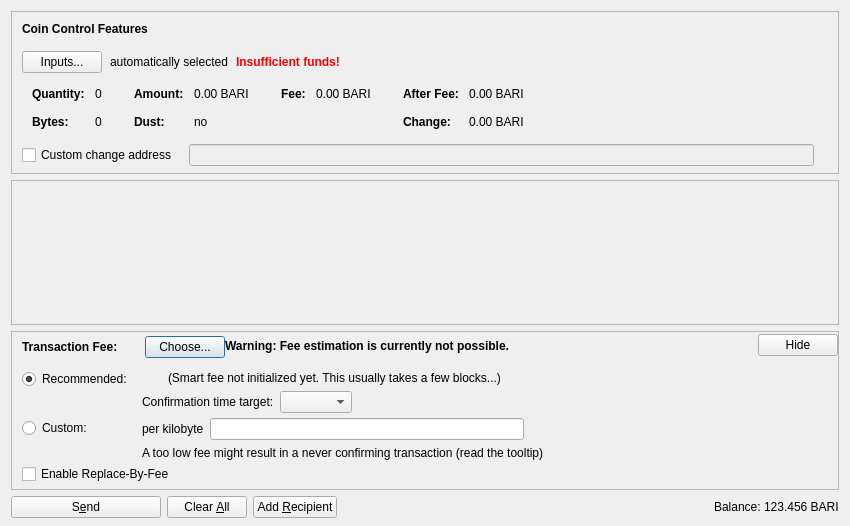
<?xml version="1.0" encoding="UTF-8"?>
<ui version="4.0">
 <class>SendCoinsDialog</class>
 <widget class="QDialog" name="SendCoinsDialog">
  <property name="geometry">
   <rect>
    <x>0</x>
    <y>0</y>
    <width>850</width>
    <height>526</height>
   </rect>
  </property>
  <property name="windowTitle">
   <string>Send Coins</string>
  </property>
  <layout class="QVBoxLayout" name="verticalLayout" stretch="0,1,0,0">
   <property name="bottomMargin">
    <number>8</number>
   </property>
   <item>
    <widget class="QFrame" name="frameCoinControl">
     <property name="sizePolicy">
      <sizepolicy hsizetype="Expanding" vsizetype="Expanding">
       <horstretch>0</horstretch>
       <verstretch>0</verstretch>
      </sizepolicy>
     </property>
     <property name="maximumSize">
      <size>
       <width>16777215</width>
       <height>16777215</height>
      </size>
     </property>
     <property name="frameShape">
      <enum>QFrame::StyledPanel</enum>
     </property>
     <property name="frameShadow">
      <enum>QFrame::Sunken</enum>
     </property>
     <layout class="QVBoxLayout" name="verticalLayoutCoinControl2">
      <property name="spacing">
       <number>0</number>
      </property>
      <property name="leftMargin">
       <number>0</number>
      </property>
      <property name="topMargin">
       <number>0</number>
      </property>
      <property name="rightMargin">
       <number>0</number>
      </property>
      <property name="bottomMargin">
       <number>6</number>
      </property>
      <item>
       <layout class="QVBoxLayout" name="verticalLayoutCoinControl" stretch="0,0,0,0,1">
        <property name="spacing">
         <number>0</number>
        </property>
        <property name="leftMargin">
         <number>10</number>
        </property>
        <property name="topMargin">
         <number>10</number>
        </property>
        <item>
         <layout class="QHBoxLayout" name="horizontalLayoutCoinControl1">
          <property name="bottomMargin">
           <number>15</number>
          </property>
          <item>
           <widget class="QLabel" name="labelCoinControlFeatures">
            <property name="sizePolicy">
             <sizepolicy hsizetype="Preferred" vsizetype="Maximum">
              <horstretch>0</horstretch>
              <verstretch>0</verstretch>
             </sizepolicy>
            </property>
            <property name="font">
             <font>
              <weight>75</weight>
              <bold>true</bold>
             </font>
            </property>
            <property name="styleSheet">
             <string notr="true">font-weight:bold;</string>
            </property>
            <property name="text">
             <string>Coin Control Features</string>
            </property>
           </widget>
          </item>
         </layout>
        </item>
        <item>
         <layout class="QHBoxLayout" name="horizontalLayoutCoinControl2" stretch="0,0,0,0">
          <property name="spacing">
           <number>8</number>
          </property>
          <property name="bottomMargin">
           <number>10</number>
          </property>
          <item>
           <widget class="QPushButton" name="pushButtonCoinControl">
            <property name="styleSheet">
             <string notr="true"/>
            </property>
            <property name="text">
             <string>Inputs...</string>
            </property>
            <property name="autoDefault">
             <bool>false</bool>
            </property>
           </widget>
          </item>
          <item>
           <widget class="QLabel" name="labelCoinControlAutomaticallySelected">
            <property name="text">
             <string>automatically selected</string>
            </property>
            <property name="margin">
             <number>5</number>
            </property>
           </widget>
          </item>
          <item>
           <widget class="QLabel" name="labelCoinControlInsuffFunds">
            <property name="font">
             <font>
              <weight>75</weight>
              <bold>true</bold>
             </font>
            </property>
            <property name="styleSheet">
             <string notr="true">color:red;font-weight:bold;</string>
            </property>
            <property name="text">
             <string>Insufficient funds!</string>
            </property>
            <property name="margin">
             <number>5</number>
            </property>
           </widget>
          </item>
          <item>
           <spacer name="horizontalSpacerCoinControl">
            <property name="orientation">
             <enum>Qt::Horizontal</enum>
            </property>
            <property name="sizeHint" stdset="0">
             <size>
              <width>40</width>
              <height>1</height>
             </size>
            </property>
           </spacer>
          </item>
         </layout>
        </item>
        <item>
         <widget class="QWidget" name="widgetCoinControl" native="true">
          <property name="sizePolicy">
           <sizepolicy hsizetype="Preferred" vsizetype="Preferred">
            <horstretch>0</horstretch>
            <verstretch>0</verstretch>
           </sizepolicy>
          </property>
          <property name="minimumSize">
           <size>
            <width>0</width>
            <height>0</height>
           </size>
          </property>
          <property name="styleSheet">
           <string notr="true"/>
          </property>
          <layout class="QHBoxLayout" name="horizontalLayoutCoinControl5">
           <property name="leftMargin">
            <number>0</number>
           </property>
           <property name="topMargin">
            <number>0</number>
           </property>
           <property name="rightMargin">
            <number>0</number>
           </property>
           <property name="bottomMargin">
            <number>0</number>
           </property>
           <item>
            <layout class="QHBoxLayout" name="horizontalLayoutCoinControl3" stretch="0,0,0,1">
             <property name="spacing">
              <number>20</number>
             </property>
             <property name="topMargin">
              <number>0</number>
             </property>
             <property name="bottomMargin">
              <number>10</number>
             </property>
             <item>
              <layout class="QFormLayout" name="formLayoutCoinControl1">
               <property name="horizontalSpacing">
                <number>10</number>
               </property>
               <property name="verticalSpacing">
                <number>14</number>
               </property>
               <property name="leftMargin">
                <number>10</number>
               </property>
               <property name="topMargin">
                <number>4</number>
               </property>
               <property name="rightMargin">
                <number>6</number>
               </property>
               <item row="0" column="0">
                <widget class="QLabel" name="labelCoinControlQuantityText">
                 <property name="font">
                  <font>
                   <weight>75</weight>
                   <bold>true</bold>
                  </font>
                 </property>
                 <property name="text">
                  <string>Quantity:</string>
                 </property>
                 <property name="margin">
                  <number>0</number>
                 </property>
                </widget>
               </item>
               <item row="0" column="1">
                <widget class="QLabel" name="labelCoinControlQuantity">
                 <property name="cursor">
                  <cursorShape>IBeamCursor</cursorShape>
                 </property>
                 <property name="contextMenuPolicy">
                  <enum>Qt::ActionsContextMenu</enum>
                 </property>
                 <property name="text">
                  <string notr="true">0</string>
                 </property>
                 <property name="margin">
                  <number>0</number>
                 </property>
                 <property name="textInteractionFlags">
                  <set>Qt::LinksAccessibleByMouse|Qt::TextSelectableByKeyboard|Qt::TextSelectableByMouse</set>
                 </property>
                </widget>
               </item>
               <item row="1" column="0">
                <widget class="QLabel" name="labelCoinControlBytesText">
                 <property name="font">
                  <font>
                   <weight>75</weight>
                   <bold>true</bold>
                  </font>
                 </property>
                 <property name="text">
                  <string>Bytes:</string>
                 </property>
                </widget>
               </item>
               <item row="1" column="1">
                <widget class="QLabel" name="labelCoinControlBytes">
                 <property name="cursor">
                  <cursorShape>IBeamCursor</cursorShape>
                 </property>
                 <property name="contextMenuPolicy">
                  <enum>Qt::ActionsContextMenu</enum>
                 </property>
                 <property name="text">
                  <string notr="true">0</string>
                 </property>
                 <property name="textInteractionFlags">
                  <set>Qt::LinksAccessibleByMouse|Qt::TextSelectableByKeyboard|Qt::TextSelectableByMouse</set>
                 </property>
                </widget>
               </item>
              </layout>
             </item>
             <item>
              <layout class="QFormLayout" name="formLayoutCoinControl2">
               <property name="horizontalSpacing">
                <number>10</number>
               </property>
               <property name="verticalSpacing">
                <number>14</number>
               </property>
               <property name="leftMargin">
                <number>6</number>
               </property>
               <property name="topMargin">
                <number>4</number>
               </property>
               <property name="rightMargin">
                <number>6</number>
               </property>
               <item row="0" column="0">
                <widget class="QLabel" name="labelCoinControlAmountText">
                 <property name="font">
                  <font>
                   <weight>75</weight>
                   <bold>true</bold>
                  </font>
                 </property>
                 <property name="text">
                  <string>Amount:</string>
                 </property>
                 <property name="margin">
                  <number>0</number>
                 </property>
                </widget>
               </item>
               <item row="0" column="1">
                <widget class="QLabel" name="labelCoinControlAmount">
                 <property name="cursor">
                  <cursorShape>IBeamCursor</cursorShape>
                 </property>
                 <property name="contextMenuPolicy">
                  <enum>Qt::ActionsContextMenu</enum>
                 </property>
                 <property name="text">
                  <string notr="true">0.00 BARI</string>
                 </property>
                 <property name="textInteractionFlags">
                  <set>Qt::LinksAccessibleByMouse|Qt::TextSelectableByKeyboard|Qt::TextSelectableByMouse</set>
                 </property>
                </widget>
               </item>
               <item row="1" column="0">
                <widget class="QLabel" name="labelCoinControlLowOutputText">
                 <property name="font">
                  <font>
                   <weight>75</weight>
                   <bold>true</bold>
                  </font>
                 </property>
                 <property name="text">
                  <string>Dust:</string>
                 </property>
                </widget>
               </item>
               <item row="1" column="1">
                <widget class="QLabel" name="labelCoinControlLowOutput">
                 <property name="cursor">
                  <cursorShape>IBeamCursor</cursorShape>
                 </property>
                 <property name="contextMenuPolicy">
                  <enum>Qt::ActionsContextMenu</enum>
                 </property>
                 <property name="text">
                  <string notr="true">no</string>
                 </property>
                 <property name="textInteractionFlags">
                  <set>Qt::LinksAccessibleByMouse|Qt::TextSelectableByKeyboard|Qt::TextSelectableByMouse</set>
                 </property>
                </widget>
               </item>
              </layout>
             </item>
             <item>
              <layout class="QFormLayout" name="formLayoutCoinControl3">
               <property name="horizontalSpacing">
                <number>10</number>
               </property>
               <property name="verticalSpacing">
                <number>14</number>
               </property>
               <property name="leftMargin">
                <number>6</number>
               </property>
               <property name="topMargin">
                <number>4</number>
               </property>
               <property name="rightMargin">
                <number>6</number>
               </property>
               <item row="0" column="0">
                <widget class="QLabel" name="labelCoinControlFeeText">
                 <property name="font">
                  <font>
                   <weight>75</weight>
                   <bold>true</bold>
                  </font>
                 </property>
                 <property name="text">
                  <string>Fee:</string>
                 </property>
                 <property name="margin">
                  <number>0</number>
                 </property>
                </widget>
               </item>
               <item row="0" column="1">
                <widget class="QLabel" name="labelCoinControlFee">
                 <property name="cursor">
                  <cursorShape>IBeamCursor</cursorShape>
                 </property>
                 <property name="contextMenuPolicy">
                  <enum>Qt::ActionsContextMenu</enum>
                 </property>
                 <property name="text">
                  <string notr="true">0.00 BARI</string>
                 </property>
                 <property name="textInteractionFlags">
                  <set>Qt::LinksAccessibleByMouse|Qt::TextSelectableByKeyboard|Qt::TextSelectableByMouse</set>
                 </property>
                </widget>
               </item>
              </layout>
             </item>
             <item>
              <layout class="QFormLayout" name="formLayoutCoinControl4">
               <property name="horizontalSpacing">
                <number>10</number>
               </property>
               <property name="verticalSpacing">
                <number>14</number>
               </property>
               <property name="leftMargin">
                <number>6</number>
               </property>
               <property name="topMargin">
                <number>4</number>
               </property>
               <property name="rightMargin">
                <number>6</number>
               </property>
               <item row="0" column="0">
                <widget class="QLabel" name="labelCoinControlAfterFeeText">
                 <property name="font">
                  <font>
                   <weight>75</weight>
                   <bold>true</bold>
                  </font>
                 </property>
                 <property name="text">
                  <string>After Fee:</string>
                 </property>
                 <property name="margin">
                  <number>0</number>
                 </property>
                </widget>
               </item>
               <item row="0" column="1">
                <widget class="QLabel" name="labelCoinControlAfterFee">
                 <property name="cursor">
                  <cursorShape>IBeamCursor</cursorShape>
                 </property>
                 <property name="contextMenuPolicy">
                  <enum>Qt::ActionsContextMenu</enum>
                 </property>
                 <property name="text">
                  <string notr="true">0.00 BARI</string>
                 </property>
                 <property name="textInteractionFlags">
                  <set>Qt::LinksAccessibleByMouse|Qt::TextSelectableByKeyboard|Qt::TextSelectableByMouse</set>
                 </property>
                </widget>
               </item>
               <item row="1" column="0">
                <widget class="QLabel" name="labelCoinControlChangeText">
                 <property name="font">
                  <font>
                   <weight>75</weight>
                   <bold>true</bold>
                  </font>
                 </property>
                 <property name="text">
                  <string>Change:</string>
                 </property>
                </widget>
               </item>
               <item row="1" column="1">
                <widget class="QLabel" name="labelCoinControlChange">
                 <property name="cursor">
                  <cursorShape>IBeamCursor</cursorShape>
                 </property>
                 <property name="contextMenuPolicy">
                  <enum>Qt::ActionsContextMenu</enum>
                 </property>
                 <property name="text">
                  <string notr="true">0.00 BARI</string>
                 </property>
                 <property name="textInteractionFlags">
                  <set>Qt::LinksAccessibleByMouse|Qt::TextSelectableByKeyboard|Qt::TextSelectableByMouse</set>
                 </property>
                </widget>
               </item>
              </layout>
             </item>
            </layout>
           </item>
          </layout>
         </widget>
        </item>
        <item>
         <layout class="QHBoxLayout" name="horizontalLayoutCoinControl4" stretch="0,0,0">
          <property name="spacing">
           <number>12</number>
          </property>
          <property name="sizeConstraint">
           <enum>QLayout::SetDefaultConstraint</enum>
          </property>
          <property name="topMargin">
           <number>5</number>
          </property>
          <property name="rightMargin">
           <number>5</number>
          </property>
          <item>
           <widget class="QCheckBox" name="checkBoxCoinControlChange">
            <property name="toolTip">
             <string>If this is activated, but the change address is empty or invalid, change will be sent to a newly generated address.</string>
            </property>
            <property name="text">
             <string>Custom change address</string>
            </property>
           </widget>
          </item>
          <item>
           <widget class="QValidatedLineEdit" name="lineEditCoinControlChange">
            <property name="enabled">
             <bool>false</bool>
            </property>
            <property name="sizePolicy">
             <sizepolicy hsizetype="Expanding" vsizetype="Fixed">
              <horstretch>0</horstretch>
              <verstretch>0</verstretch>
             </sizepolicy>
            </property>
           </widget>
          </item>
          <item>
           <widget class="QLabel" name="labelCoinControlChangeLabel">
            <property name="sizePolicy">
             <sizepolicy hsizetype="Preferred" vsizetype="Expanding">
              <horstretch>0</horstretch>
              <verstretch>0</verstretch>
             </sizepolicy>
            </property>
            <property name="minimumSize">
             <size>
              <width>0</width>
              <height>0</height>
             </size>
            </property>
            <property name="text">
             <string/>
            </property>
            <property name="margin">
             <number>3</number>
            </property>
           </widget>
          </item>
         </layout>
        </item>
        <item>
         <spacer name="verticalSpacerCoinControl">
          <property name="orientation">
           <enum>Qt::Vertical</enum>
          </property>
          <property name="sizeHint" stdset="0">
           <size>
            <width>800</width>
            <height>1</height>
           </size>
          </property>
         </spacer>
        </item>
       </layout>
      </item>
     </layout>
    </widget>
   </item>
   <item>
    <widget class="QScrollArea" name="scrollArea">
     <property name="widgetResizable">
      <bool>true</bool>
     </property>
     <widget class="QWidget" name="scrollAreaWidgetContents">
      <property name="geometry">
       <rect>
        <x>0</x>
        <y>0</y>
        <width>830</width>
        <height>104</height>
       </rect>
      </property>
      <layout class="QVBoxLayout" name="verticalLayout_2" stretch="0,1">
       <property name="leftMargin">
        <number>0</number>
       </property>
       <property name="topMargin">
        <number>0</number>
       </property>
       <property name="rightMargin">
        <number>0</number>
       </property>
       <property name="bottomMargin">
        <number>0</number>
       </property>
       <item>
        <layout class="QVBoxLayout" name="entries">
         <property name="spacing">
          <number>6</number>
         </property>
        </layout>
       </item>
       <item>
        <spacer name="verticalSpacer">
         <property name="orientation">
          <enum>Qt::Vertical</enum>
         </property>
         <property name="sizeHint" stdset="0">
          <size>
           <width>20</width>
           <height>40</height>
          </size>
         </property>
        </spacer>
       </item>
      </layout>
     </widget>
    </widget>
   </item>
   <item>
    <widget class="QFrame" name="frameFee">
     <property name="sizePolicy">
      <sizepolicy hsizetype="Expanding" vsizetype="Expanding">
       <horstretch>0</horstretch>
       <verstretch>0</verstretch>
      </sizepolicy>
     </property>
     <property name="maximumSize">
      <size>
       <width>16777215</width>
       <height>16777215</height>
      </size>
     </property>
     <property name="frameShape">
      <enum>QFrame::StyledPanel</enum>
     </property>
     <property name="frameShadow">
      <enum>QFrame::Sunken</enum>
     </property>
     <layout class="QVBoxLayout" name="verticalLayoutFee1">
      <property name="spacing">
       <number>0</number>
      </property>
      <property name="leftMargin">
       <number>0</number>
      </property>
      <property name="topMargin">
       <number>0</number>
      </property>
      <property name="rightMargin">
       <number>0</number>
      </property>
      <property name="bottomMargin">
       <number>0</number>
      </property>
      <item>
       <layout class="QVBoxLayout" name="verticalLayoutFee2" stretch="0,0,0">
        <property name="spacing">
         <number>0</number>
        </property>
        <property name="leftMargin">
         <number>10</number>
        </property>
        <property name="topMargin">
         <number>0</number>
        </property>
        <item>
         <layout class="QHBoxLayout" name="horizontalLayoutFee1">
          <property name="bottomMargin">
           <number>0</number>
          </property>
          <item>
           <layout class="QVBoxLayout" name="verticalLayoutFee7">
            <property name="spacing">
             <number>0</number>
            </property>
            <item>
             <spacer name="verticalSpacerSmartFee">
              <property name="orientation">
               <enum>Qt::Vertical</enum>
              </property>
              <property name="sizeType">
               <enum>QSizePolicy::Fixed</enum>
              </property>
              <property name="sizeHint" stdset="0">
               <size>
                <width>1</width>
                <height>4</height>
               </size>
              </property>
             </spacer>
            </item>
            <item>
             <layout class="QHBoxLayout" name="horizontalLayoutSmartFee">
              <property name="spacing">
               <number>10</number>
              </property>
              <item>
               <widget class="QLabel" name="labelFeeHeadline">
                <property name="sizePolicy">
                 <sizepolicy hsizetype="Preferred" vsizetype="Maximum">
                  <horstretch>0</horstretch>
                  <verstretch>0</verstretch>
                 </sizepolicy>
                </property>
                <property name="font">
                 <font>
                  <weight>75</weight>
                  <bold>true</bold>
                 </font>
                </property>
                <property name="styleSheet">
                 <string notr="true">font-weight:bold;</string>
                </property>
                <property name="text">
                 <string>Transaction Fee:</string>
                </property>
               </widget>
              </item>
              <item>
               <widget class="QLabel" name="labelFeeMinimized">
                <property name="text">
                 <string/>
                </property>
               </widget>
              </item>
              <item>
               <widget class="QPushButton" name="buttonChooseFee">
                <property name="text">
                 <string>Choose...</string>
                </property>
               </widget>
              </item>
             </layout>
            </item>
            <item>
             <spacer name="verticalSpacer_5">
              <property name="orientation">
               <enum>Qt::Vertical</enum>
              </property>
              <property name="sizeHint" stdset="0">
               <size>
                <width>1</width>
                <height>1</height>
               </size>
              </property>
             </spacer>
            </item>
           </layout>
          </item>
          <item>
           <widget class="QLabel" name="fallbackFeeWarningLabel">
            <property name="toolTip">
             <string>Using the fallbackfee can result in sending a transaction that will take several hours or days (or never) to confirm. Consider choosing your fee manually or wait until you have validated the complete chain.</string>
            </property>
            <property name="font">
            <font>
                <weight>75</weight>
                <bold>true</bold>
            </font>
            </property>
            <property name="text">
             <string>Warning: Fee estimation is currently not possible.</string>
            </property>
            <property name="wordWrap">
             <bool>false</bool>
            </property>
           </widget>
          </item>
          <item>
           <spacer name="horizontalSpacer_4">
            <property name="orientation">
             <enum>Qt::Horizontal</enum>
            </property>
            <property name="sizeType">
             <enum>QSizePolicy::MinimumExpanding</enum>
            </property>
            <property name="sizeHint" stdset="0">
             <size>
              <width>40</width>
              <height>20</height>
             </size>
            </property>
           </spacer>
          </item>
          <item>
           <widget class="QPushButton" name="buttonMinimizeFee">
            <property name="toolTip">
             <string>Hide transaction fee settings</string>
            </property>
            <property name="text">
             <string>Hide</string>
            </property>
           </widget>
          </item>
         </layout>
        </item>
        <item>
         <widget class="QFrame" name="frameFeeSelection">
          <layout class="QVBoxLayout" name="verticalLayoutFee12">
           <property name="spacing">
            <number>0</number>
           </property>
           <property name="leftMargin">
            <number>0</number>
           </property>
           <property name="topMargin">
            <number>0</number>
           </property>
           <property name="rightMargin">
            <number>0</number>
           </property>
           <property name="bottomMargin">
            <number>0</number>
           </property>
           <item>
            <layout class="QGridLayout" name="gridLayoutFee">
             <property name="topMargin">
              <number>10</number>
             </property>
             <property name="bottomMargin">
              <number>4</number>
             </property>
             <property name="horizontalSpacing">
              <number>10</number>
             </property>
             <property name="verticalSpacing">
              <number>4</number>
             </property>
             <item row="1" column="1">
              <layout class="QVBoxLayout" name="verticalLayoutFee8">
               <property name="spacing">
                <number>6</number>
               </property>
               <item>
                <layout class="QHBoxLayout" name="horizontalLayoutFee13">
                 <item>
                  <widget class="QLabel" name="labelCustomPerKilobyte">
                   <property name="toolTip">
                    <string>Specify a custom fee per kB (1,000 bytes) of the transaction's virtual size.

Note:  Since the fee is calculated on a per-byte basis, a fee of "100 satoshis per kB" for a transaction size of 500 bytes (half of 1 kB) would ultimately yield a fee of only 50 satoshis.</string>
                   </property>
                   <property name="text">
                    <string>per kilobyte</string>
                   </property>
                  </widget>
                 </item>
                 <item>
                  <widget class="BaricoinAmountField" name="customFee"/>
                 </item>
                 <item>
                  <spacer name="horizontalSpacer_6">
                   <property name="orientation">
                    <enum>Qt::Horizontal</enum>
                   </property>
                   <property name="sizeHint" stdset="0">
                    <size>
                     <width>1</width>
                     <height>1</height>
                    </size>
                   </property>
                  </spacer>
                 </item>
                </layout>
               </item>
               <item>
                <layout class="QHBoxLayout" name="horizontalLayoutFee8">
                 <item>
                  <widget class="QLabel" name="labelCustomFeeWarning">
                   <property name="enabled">
                    <bool>true</bool>
                   </property>
                   <property name="toolTip">
                    <string>When there is less transaction volume than space in the blocks, miners as well as relaying nodes may enforce a minimum fee. Paying only this minimum fee is just fine, but be aware that this can result in a never confirming transaction once there is more demand for baricoin transactions than the network can process.</string>
                   </property>
                   <property name="text">
                    <string>A too low fee might result in a never confirming transaction (read the tooltip)</string>
                   </property>
                  </widget>
                 </item>
                 <item>
                  <spacer name="horizontalSpacer_2">
                   <property name="orientation">
                    <enum>Qt::Horizontal</enum>
                   </property>
                   <property name="sizeHint" stdset="0">
                    <size>
                     <width>1</width>
                     <height>1</height>
                    </size>
                   </property>
                  </spacer>
                 </item>
                </layout>
               </item>
              </layout>
             </item>
             <item row="0" column="0">
              <layout class="QVBoxLayout" name="verticalLayoutFee4" stretch="0,1">
               <item>
                <widget class="QRadioButton" name="radioSmartFee">
                 <property name="text">
                  <string>Recommended:</string>
                 </property>
                 <property name="checked">
                  <bool>true</bool>
                 </property>
                 <attribute name="buttonGroup">
                  <string notr="true">groupFee</string>
                 </attribute>
                </widget>
               </item>
               <item>
                <spacer name="verticalSpacer_2">
                 <property name="orientation">
                  <enum>Qt::Vertical</enum>
                 </property>
                 <property name="sizeHint" stdset="0">
                  <size>
                   <width>1</width>
                   <height>1</height>
                  </size>
                 </property>
                </spacer>
               </item>
              </layout>
             </item>
             <item row="1" column="0">
              <layout class="QVBoxLayout" name="verticalLayoutFee9" stretch="0,1">
               <item>
                <widget class="QRadioButton" name="radioCustomFee">
                 <property name="text">
                  <string>Custom:</string>
                 </property>
                 <attribute name="buttonGroup">
                  <string notr="true">groupFee</string>
                 </attribute>
                </widget>
               </item>
               <item>
                <spacer name="verticalSpacer_6">
                 <property name="orientation">
                  <enum>Qt::Vertical</enum>
                 </property>
                 <property name="sizeHint" stdset="0">
                  <size>
                   <width>1</width>
                   <height>1</height>
                  </size>
                 </property>
                </spacer>
               </item>
              </layout>
             </item>
             <item row="0" column="1">
              <layout class="QVBoxLayout" name="verticalLayoutFee3" stretch="0,0,1">
               <property name="spacing">
                <number>6</number>
               </property>
               <property name="topMargin">
                <number>2</number>
               </property>
               <item>
                <layout class="QHBoxLayout" name="horizontalLayoutFee12">
                 <item>
                  <widget class="QLabel" name="labelSmartFee">
                   <property name="text">
                    <string/>
                   </property>
                  </widget>
                 </item>
                 <item>
                  <widget class="QLabel" name="labelFeeEstimation">
                   <property name="text">
                    <string/>
                   </property>
                  </widget>
                 </item>
                 <item>
                  <widget class="QLabel" name="labelSmartFee2">
                   <property name="text">
                    <string>(Smart fee not initialized yet. This usually takes a few blocks...)</string>
                   </property>
                  </widget>
                 </item>
                 <item>
                  <spacer name="horizontalSpacer_5">
                   <property name="orientation">
                    <enum>Qt::Horizontal</enum>
                   </property>
                   <property name="sizeHint" stdset="0">
                    <size>
                     <width>1</width>
                     <height>1</height>
                    </size>
                   </property>
                  </spacer>
                 </item>
                </layout>
               </item>
               <item>
                <layout class="QHBoxLayout" name="horizontalLayoutFee9">
                 <item>
                  <layout class="QVBoxLayout" name="verticalLayoutFee6">
                   <item>
                    <widget class="QLabel" name="labelSmartFee3">
                     <property name="text">
                      <string>Confirmation time target:</string>
                     </property>
                    </widget>
                   </item>
                  </layout>
                 </item>
                 <item>
                  <layout class="QVBoxLayout" name="verticalLayoutFee5">
                   <property name="rightMargin">
                    <number>30</number>
                   </property>
                   <item>
                    <layout class="QHBoxLayout" name="horizontalLayoutConfTarget">
                     <property name="bottomMargin">
                      <number>0</number>
                     </property>
                     <item>
                      <widget class="QComboBox" name="confTargetSelector"/>
                     </item>
                     <item>
                      <spacer name="horizontalSpacerConfTarget">
                       <property name="orientation">
                        <enum>Qt::Horizontal</enum>
                       </property>
                       <property name="sizeHint" stdset="0">
                        <size>
                         <width>40</width>
                         <height>20</height>
                        </size>
                       </property>
                      </spacer>
                     </item>
                    </layout>
                   </item>
                  </layout>
                 </item>
                </layout>
               </item>
               <item>
                <spacer name="verticalSpacer_4">
                 <property name="orientation">
                  <enum>Qt::Vertical</enum>
                 </property>
                 <property name="sizeHint" stdset="0">
                  <size>
                   <width>1</width>
                   <height>1</height>
                  </size>
                 </property>
                </spacer>
               </item>
              </layout>
             </item>
            </layout>
           </item>
           <item>
            <widget class="QCheckBox" name="optInRBF">
             <property name="text">
              <string>Enable Replace-By-Fee</string>
             </property>
             <property name="toolTip">
              <string>With Replace-By-Fee (BIP-125) you can increase a transaction's fee after it is sent. Without this, a higher fee may be recommended to compensate for increased transaction delay risk.</string>
             </property>
            </widget>
           </item>
          </layout>
         </widget>
        </item>
        <item>
         <spacer name="verticalSpacerFee">
          <property name="orientation">
           <enum>Qt::Vertical</enum>
          </property>
          <property name="sizeHint" stdset="0">
           <size>
            <width>40</width>
            <height>5</height>
           </size>
          </property>
         </spacer>
        </item>
       </layout>
      </item>
     </layout>
    </widget>
   </item>
   <item>
    <layout class="QHBoxLayout" name="horizontalLayout">
     <item>
      <widget class="QPushButton" name="sendButton">
       <property name="minimumSize">
        <size>
         <width>150</width>
         <height>0</height>
        </size>
       </property>
       <property name="toolTip">
        <string>Confirm the send action</string>
       </property>
       <property name="text">
        <string>S&amp;end</string>
       </property>
       <property name="icon">
        <iconset resource="../baricoin.qrc">
         <normaloff>:/icons/send</normaloff>:/icons/send</iconset>
       </property>
       <property name="autoDefault">
        <bool>false</bool>
       </property>
       <property name="default">
        <bool>false</bool>
       </property>
      </widget>
     </item>
     <item>
      <widget class="QPushButton" name="clearButton">
       <property name="sizePolicy">
        <sizepolicy hsizetype="Minimum" vsizetype="Fixed">
         <horstretch>0</horstretch>
         <verstretch>0</verstretch>
        </sizepolicy>
       </property>
       <property name="toolTip">
        <string>Clear all fields of the form.</string>
       </property>
       <property name="text">
        <string>Clear &amp;All</string>
       </property>
       <property name="icon">
        <iconset resource="../baricoin.qrc">
         <normaloff>:/icons/remove</normaloff>:/icons/remove</iconset>
       </property>
       <property name="autoDefault">
        <bool>false</bool>
       </property>
      </widget>
     </item>
     <item>
      <widget class="QPushButton" name="addButton">
       <property name="toolTip">
        <string>Send to multiple recipients at once</string>
       </property>
       <property name="text">
        <string>Add &amp;Recipient</string>
       </property>
       <property name="icon">
        <iconset resource="../baricoin.qrc">
         <normaloff>:/icons/add</normaloff>:/icons/add</iconset>
       </property>
       <property name="autoDefault">
        <bool>false</bool>
       </property>
      </widget>
     </item>
     <item>
      <spacer name="horizontalSpacer">
       <property name="orientation">
        <enum>Qt::Horizontal</enum>
       </property>
       <property name="sizeHint" stdset="0">
        <size>
         <width>40</width>
         <height>20</height>
        </size>
       </property>
      </spacer>
     </item>
     <item>
      <layout class="QHBoxLayout" name="horizontalLayout_2">
       <property name="spacing">
        <number>3</number>
       </property>
       <item>
        <widget class="QLabel" name="labelBalanceName">
         <property name="sizePolicy">
          <sizepolicy hsizetype="Preferred" vsizetype="Fixed">
           <horstretch>0</horstretch>
           <verstretch>0</verstretch>
          </sizepolicy>
         </property>
         <property name="text">
          <string>Balance:</string>
         </property>
        </widget>
       </item>
       <item>
        <widget class="QLabel" name="labelBalance">
         <property name="sizePolicy">
          <sizepolicy hsizetype="Preferred" vsizetype="Fixed">
           <horstretch>0</horstretch>
           <verstretch>0</verstretch>
          </sizepolicy>
         </property>
         <property name="cursor">
          <cursorShape>IBeamCursor</cursorShape>
         </property>
         <property name="text">
          <string notr="true">123.456 BARI</string>
         </property>
         <property name="textInteractionFlags">
          <set>Qt::LinksAccessibleByMouse|Qt::TextSelectableByKeyboard|Qt::TextSelectableByMouse</set>
         </property>
        </widget>
       </item>
      </layout>
     </item>
    </layout>
   </item>
  </layout>
 </widget>
 <customwidgets>
  <customwidget>
   <class>QValidatedLineEdit</class>
   <extends>QLineEdit</extends>
   <header>qt/qvalidatedlineedit.h</header>
  </customwidget>
  <customwidget>
   <class>BaricoinAmountField</class>
   <extends>QLineEdit</extends>
   <header>qt/baricoinamountfield.h</header>
   <container>1</container>
  </customwidget>
 </customwidgets>
 <resources>
  <include location="../baricoin.qrc"/>
 </resources>
 <connections/>
 <buttongroups>
  <buttongroup name="groupFee"/>
 </buttongroups>
</ui>
